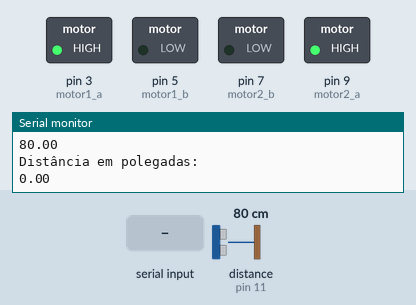
Simulated run of this sketch. Board: Arduino Uno, built with avr-gcc and run on an emulated ATmega328P. Shown: switched loads named in the sketch (green lamp = pin HIGH), the last lines printed to the serial monitor. Inputs (shaded band) come from the test bench; at power-on: distance to the obstacle (sensor on pin 11) 80 cm. The echo pulse lasts 58.3 µs per cm.

Above: at 7.0 s.
7.1 s: "a" received over Serial
At 12.9 s:
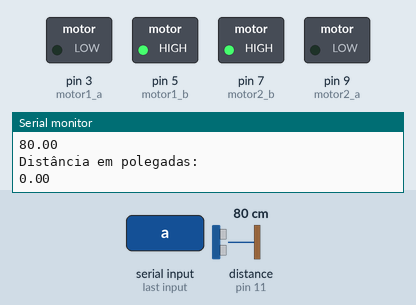
13.5 s: "r" received over Serial
At 18.9 s:
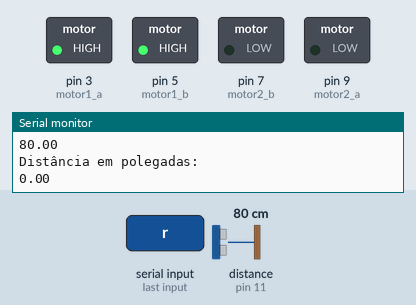
19.5 s: "f" received over Serial
At 24.9 s:
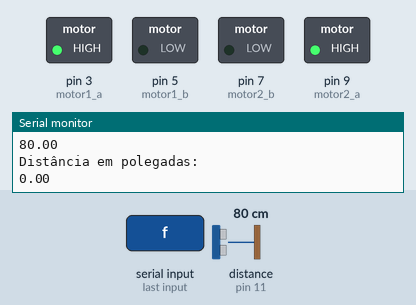
25.5 s: "l" received over Serial
At 31.0 s:
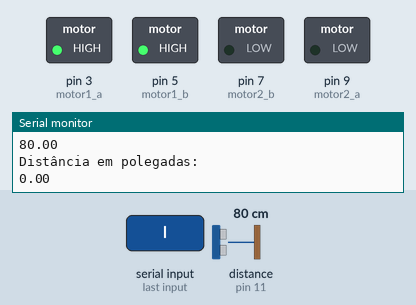
Timing chart, 0 to 32.5 s (numbered marks = the images above; inputs shaded):
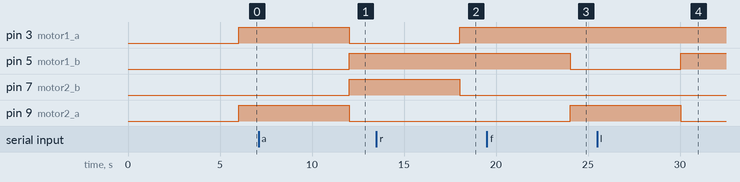

The sketch:

sketch_may24a.ino
```cpp
#include <Ultrasonic.h>
const int pino_trigger = 8;
const int pino_echo = 11;

// são os pinos do motor;
int motor1_a = 3;
int motor1_b = 5;
int motor2_a = 9;
int motor2_b = 7;
long randNumber;

Ultrasonic ultrasonic_sensor(pino_trigger, pino_echo);

// isso é um tipo char. Isso garante que o código sempre funcione
uint8_t comando;

void setup() {
 Serial.begin(9600);
 Serial.println("Teste sensor ultrassom");
 pinMode(motor1_a, OUTPUT);
 pinMode(motor1_b, OUTPUT);
 pinMode(motor2_a, OUTPUT);
 pinMode(motor2_b, OUTPUT);
 randomSeed(analogRead(0));
 comando = 's';
}

void loop() {
    delay(1000);

  float cmMsec, inMsec;
  long microsec = ultrasonic_sensor.timing();
  cmMsec = ultrasonic_sensor.convert(microsec, Ultrasonic::CM);
//  inMsec = ultrasonic_sensor.convert(microsec, Ultrasonic::IN);
  Serial.println("Distância em centímetro:");
  Serial.println(cmMsec);

  Serial.println("Distância em polegadas:");
 Serial.println(inMsec);
 delay(5000);

  if(Serial.available()){
   comando =  Serial.read();
  }


 //letra 'f' recebido pelo Bluetooth  faz o carinho andar para frente
  if(comando == 'f'){
  forward();
  }else if(comando == 'a'){
    //letra 'a' recebido pelo Bluetooth  faz o carinho andar para trás
    backward();
  }else if(comando == 'p'){
      //letra 'p' recebido pelo Bluetooth  faz o carinho parar
     break1;
  }else if(comando == 'r'){
      //letra 'r' recebido pelo Bluetooth  faz o carinho ir para direita
     rigth();
  }else if(comando == 'l'){
    //letra 'l' recebido pelo Bluetooth  faz o carinho ir para esquerda
   left();
  } else{
    forward();
  if(cmMsec <15 && cmMsec != 0){
    break1;
    delay(5000);
    backward();
   delay(20000);
   if(randNumber == 1){
    left();
   }else{
    rigth();
   }
   delay(5000);
  }
  }
}

void left(){
   digitalWrite(motor1_a, HIGH);
   digitalWrite(motor1_b, HIGH);
   digitalWrite(motor2_a, LOW);
   digitalWrite(motor2_b, LOW);
}

void rigth(){
   digitalWrite(motor1_a, HIGH);
   digitalWrite(motor1_b, HIGH);
   digitalWrite(motor2_a, LOW);
   digitalWrite(motor2_b, LOW);
}

void  break1(){
   digitalWrite(motor1_a, LOW);
   digitalWrite(motor1_b, LOW);
   digitalWrite(motor2_a, LOW);
   digitalWrite(motor2_b, LOW);
}


void  forward(){
   digitalWrite(motor1_a, HIGH);
   digitalWrite(motor1_b, LOW);
   digitalWrite(motor2_a, HIGH);
   digitalWrite(motor2_b, LOW);
}

void  backward(){
   digitalWrite(motor1_a, LOW);
   digitalWrite(motor1_b, HIGH);
   digitalWrite(motor2_a, LOW);
   digitalWrite(motor2_b, HIGH);
}
```

Histograma_das_Notas_Fiscais.c
```cpp
#include <stdio.h>
#include <stdlib.h>
#include <math.h>
int main(void) {

	int nt, i, j;
	scanf("%d", &nt);

	float n[nt];

	for(i = 0; i < nt; i++) {
		scanf("%f", &n[i]);
	}

	int intervalos;
	scanf("%d", &intervalos);

	float maior = n[0];
	float menor = n[0];

	for(i = 0; i < nt; i++) {
		if(n[i] > maior) maior = n[i];
		else if(n[i] < menor) menor = n[i];
	}

	float cadaIntervalo = (ceil(maior-menor))/intervalos;

	for(i = 0; i < intervalos; i++) {

		float vi = menor+i*cadaIntervalo;
		float vf = menor+(i+1)*cadaIntervalo;

		int quantidade = 0;
		for(j = 0; j < nt; j++) if(n[j] >= vi && n[j] < vf) quantidade++;

		printf("%.2f |-- %.2f: %d\n", vi, vf, quantidade);

	}


	return 0;
}
```

___.c
```cpp
    #include <stdio.h>
    #include <stdlib.h>
    #include <string.h>
    #include <ctype.h>
    #define MAX 100

void maiorMenor(int j, int x, int k, int vNumero[MAX], int *maior, int *menor){
    if(k<x && j<x){
      if((*maior == 0 && vNumero[j] >= vNumero[k])|| (*maior != 0 && vNumero[j] <= vNumero[k] )){
    	k++;
     	maiorMenor( j, x, k, vNumero, maior, menor);
      }else{
		j++;
		k=0;
		maiorMenor( j, x, k, vNumero,maior, menor);
      }
    }else{
    	if(*maior == 0){
       *maior = vNumero[j];
       	maiorMenor(0, x, 0, vNumero,maior, menor);
       }else{
        *menor = vNumero[j];
	   }
	}
  }

  int menor(int j, int x, int k, int vNumero[MAX]){
    if(k<x && j<x){
      if( vNumero[j] <= vNumero[k]){
    	k++;
     	return 	menor( j, x, k, vNumero);
      }else{
		j++;
		k=0;
		return 	menor( j, x, k, vNumero);
      }
    }else{
      return vNumero[j];
	}
    }

    int main(void){

     int x;
     int *vNumero;
     int i=0;
     int maior = 0;
     int menor = 0;

     vNumero = malloc (MAX*sizeof (int));
     scanf(" %d", &x);

     for(i=0; i<x; i++){
      scanf(" \n%d", &vNumero[i]);
     }

     maiorMenor(0, x, 0, vNumero, &maior, &menor);
     free(vNumero);
     printf("%d %d", maior,menor);
    }
```

estatisica_com_arquivo.c
```cpp
#include <stdio.h>
#include <stdlib.h>
#include <math.h>

struct registro{
	char  nome[100];
	char  sexo;
	int idade;
};


int main (void) {

		struct registro *registros;
	 registros = (struct registro *) malloc(100*sizeof(struct registro));

	 char url[]="dados.txt";

      float totalPessoas = 0.0;
	  int totalHomens = 0.0;
	  int totalMulheres = 0.0;
	  float totalIdade = 0.0;
	  float totalIdadeHomens = 0.0;
	  float totalIdadeMulheres = 0.0;


	  FILE *arq = fopen(url, "r");

//	  arq = fopen(url, "r");

     int total =0;
	 if(arq == NULL)
       printf("Erro, nao foi possivel abrir o arquivo\n");
     else
      while( (fscanf(arq,"%s %c %d\n",registros[total].nome, &registros[total].sexo, &registros[total].idade))!=EOF ){
      //  printf("Dentro  -- %s %c %d\n", registros[total].nome, registros[total].sexo, registros[total].idade);
      	total++;
	  }

	  fclose(arq);


	  int i=0;
	  for(i=0; i<total; i++){
	  	  	if(registros[i].sexo == 'm'){
      	totalHomens++;
      	totalIdadeHomens = 	totalIdadeHomens +registros[i].idade;
      }else if(registros[i].sexo == 'f'){
      	totalMulheres++;
      	totalIdadeMulheres = 	totalIdadeMulheres +registros[i].idade;
      }

		totalPessoas++;
      	totalIdade = 	totalIdade +registros[i].idade;

	      	//     printf("Fora  -- %s %c %d\n", registros[i].nome, registros[i].sexo, registros[i].idade);
	  }


     float mediaTotal = totalIdade/total;
     float mediaIdadeHomens = totalIdadeHomens/totalHomens;
     float mediaIdadeMulheres = totalIdadeMulheres/totalMulheres;

     printf("%d %d %d %.2f %.2f %.2f", total, totalHomens,totalMulheres,mediaTotal, mediaIdadeHomens,mediaIdadeMulheres);


	free(registros);
	return 0;
}

/*float media(struct registro *n, int tamanho) {
	float total = 0.00;
	int i;
	for(i = 0; i < tamanho; i++) total = total+n[i].total;

	float m = total/tamanho;

	return m;
}
*/
```

Measured:
- after the input at 7.1 s, pin 3 (motor1_a), pin 9 (motor2_a): HIGH → LOW after 4.9 s; pin 5 (motor1_b), pin 7 (motor2_b): LOW → HIGH after 4.9 s
- after the input at 13.5 s, pin 3 (motor1_a): LOW → HIGH after 4.5 s; pin 7 (motor2_b): HIGH → LOW after 4.5 s
- after the input at 19.5 s, pin 5 (motor1_b): HIGH → LOW after 4.5 s; pin 9 (motor2_a): LOW → HIGH after 4.5 s
- after the input at 25.5 s, pin 5 (motor1_b): LOW → HIGH after 4.5 s; pin 9 (motor2_a): HIGH → LOW after 4.5 s
